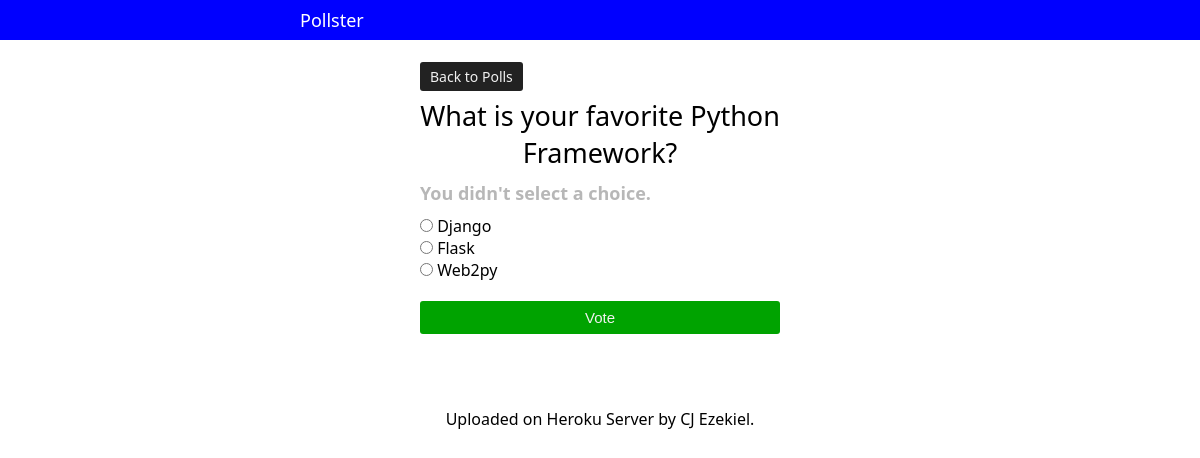
The page /polls/1/vote/ on the database its author committed.
### polls/models.py (models this page shows, shortened)
class Question(models.Model):
    question_text = models.CharField(max_length=200)
    pub_date = models.DateTimeField('date published')

class Choice(models.Model):
    question = models.ForeignKey(Question, on_delete=CASCADE)
    choice_text = models.CharField(max_length=200)
    votes = models.IntegerField(default=0)

### polls/views.py (the view)
# urls.py: path('<int:question_id>/vote/', views.vote, name='vote')
def vote(request, question_id):
    question = get_object_or_404(Question, pk=question_id)
    try:
        selected_choice = question.choice_set.get(pk=request.POST['choice'])
    except (KeyError, Choice.DoesNotExist):
        return render(request, 'polls/detail.html', {
            'question': question,
            'error_message': "You didn't select a choice.",
        })
    else:
        selected_choice.votes += 1
        selected_choice.save()
        return HttpResponseRedirect(reverse('polls:results', args=(question_id,)))

### templates/polls/detail.html (shortened to what this page needs)
{% extends "base.html" %}
{% block content %}
      <div class="vote">
            <div class="back">
                <a href="{% url 'polls:index' %}">Back to Polls</a>
            </div>
            <div class="title">
                <h3>{{ question.question_text }}</h3>
            </div>
            {% if error_message %}
                <p>
                    <strong>{{ error_message }}</strong>
                </p>
            {% endif %}
            <div class="form">
                <form action="{% url 'polls:vote' question.id %}" method="post">
                    {% for choice in question.choice_set.all %}
                     <div class="form-check">
                            <input
                                type="radio"
                                name="choice"
                                id="choice{{ forloop.counter }}"
                                value="{{ choice.id }}">
                            <label for="choice{{ forloop.counter }}">{{ choice.choice_text }}</label>
                        </div>
                    {% endfor %}
                    <div class="submit">
                        <input type="submit" value="Vote">
                    </div>
                </form>
            </div>
        </div>
{% endblock %}

### templates/base.html (style rules this page uses)
* { padding: 0; margin: 0; box-sizing: border-box; }
html, body { box-sizing: border-box; background-color: #fff; color: #000; font-family: 'Segoe UI', Tahoma, Geneva, Verdana, sans-serif; }
.vote { width: 30%; margin: auto; padding: 10px 0px; box-sizing: border-box; }
.vote .back { margin-bottom: 10px; }
.vote .back a { background-color: #222; color: #f1f1f1; text-decoration: none; padding: 5px 10px; font-size: 14px; border-radius: 3px; }
.vote .title { margin-bottom: 10px; }
.vote .title h3 { font-size: 27px; font-weight: normal; text-align: center; }
.vote p { color: rgba(0, 0, 0, 0.281); font-size: 18px; font-weight: normal; margin: 10px 0px; }
.vote .form .form-check input { border: none; outline: none; }
.vote .form .submit { width: 100%; margin-top: 20px; }
.vote .form .submit input { width: 100%; background-color: rgb(0, 163, 0); color: #f1f1f1; padding: 8px 0px; font-size: 15px; border: none; outline: none; border-radius: 3px; }

### rows shown on the page
Question: question_text "What is your favorite Python Framework?"
Choice: choice_text "Django"
Choice: choice_text "Flask"
Choice: choice_text "Web2py"

### other values the page prints
{{ error_message }} "You didn't select a choice."
